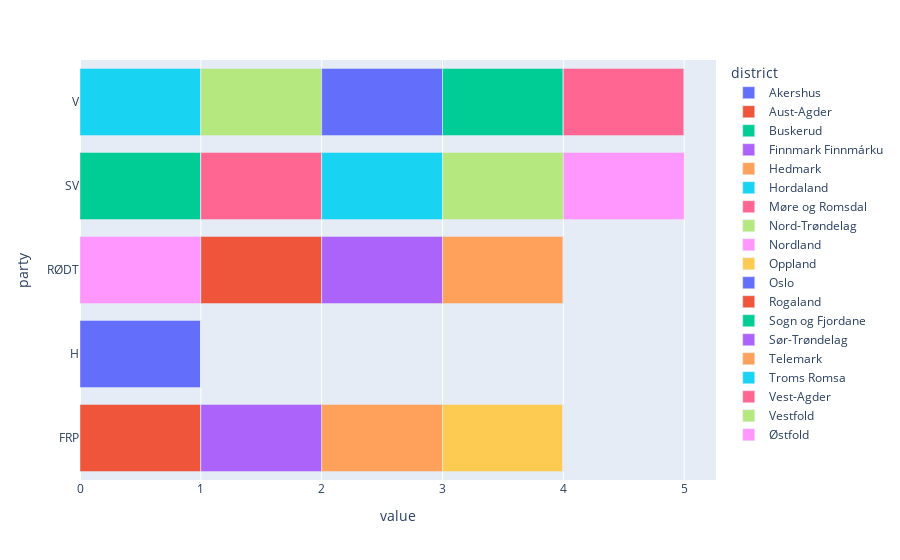

Notebook code for this chart:
### Code cell
px.bar(norway.leveling_seats.T, orientation="h")

### Figure 1 — Plotly figure (JSON) as saved in the notebook; plotly's stock layout.template omitted (floating-point values rounded to 4 significant figures)
{"data": [{"alignmentgroup": "True", "hovertemplate": "district=Akershus<br>value=%{x}<br>party=%{y}<extra></extra>", "legendgroup": "Akershus", "marker": {"color": "#636efa"}, "name": "Akershus", "offsetgroup": "Akershus", "orientation": "h", "showlegend": true, "textposition": "auto", "type": "bar", "x": [0, 1, 0, 0, 0], "xaxis": "x", "y": ["FRP", "H", "RØDT", "SV", "V"], "yaxis": "y"}, {"alignmentgroup": "True", "hovertemplate": "district=Aust-Agder<br>value=%{x}<br>party=%{y}<extra></extra>", "legendgroup": "Aust-Agder", "marker": {"color": "#EF553B"}, "name": "Aust-Agder", "offsetgroup": "Aust-Agder", "orientation": "h", "showlegend": true, "textposition": "auto", "type": "bar", "x": [1, 0, 0, 0, 0], "xaxis": "x", "y": ["FRP", "H", "RØDT", "SV", "V"], "yaxis": "y"}, {"alignmentgroup": "True", "hovertemplate": "district=Buskerud<br>value=%{x}<br>party=%{y}<extra></extra>", "legendgroup": "Buskerud", "marker": {"color": "#00cc96"}, "name": "Buskerud", "offsetgroup": "Buskerud", "orientation": "h", "showlegend": true, "textposition": "auto", "type": "bar", "x": [0, 0, 0, 1, 0], "xaxis": "x", "y": ["FRP", "H", "RØDT", "SV", "V"], "yaxis": "y"}, {"alignmentgroup": "True", "hovertemplate": "district=Finnmark Finnmárku<br>value=%{x}<br>party=%{y}<extra></extra>", "legendgroup": "Finnmark Finnmárku", "marker": {"color": "#ab63fa"}, "name": "Finnmark Finnmárku", "offsetgroup": "Finnmark Finnmárku", "orientation": "h", "showlegend": true, "textposition": "auto", "type": "bar", "x": [1, 0, 0, 0, 0], "xaxis": "x", "y": ["FRP", "H", "RØDT", "SV", "V"], "yaxis": "y"}, {"alignmentgroup": "True", "hovertemplate": "district=Hedmark<br>value=%{x}<br>party=%{y}<extra></extra>", "legendgroup": "Hedmark", "marker": {"color": "#FFA15A"}, "name": "Hedmark", "offsetgroup": "Hedmark", "orientation": "h", "showlegend": true, "textposition": "auto", "type": "bar", "x": [1, 0, 0, 0, 0], "xaxis": "x", "y": ["FRP", "H", "RØDT", "SV", "V"], "yaxis": "y"}, {"alignmentgroup": "True", "hovertemplate": "district=Hordaland<br>value=%{x}<br>party=%{y}<extra></extra>", "legendgroup": "Hordaland", "marker": {"color": "#19d3f3"}, "name": "Hordaland", "offsetgroup": "Hordaland", "orientation": "h", "showlegend": true, "textposition": "auto", "type": "bar", "x": [0, 0, 0, 0, 1], "xaxis": "x", "y": ["FRP", "H", "RØDT", "SV", "V"], "yaxis": "y"}, {"alignmentgroup": "True", "hovertemplate": "district=Møre og Romsdal<br>value=%{x}<br>party=%{y}<extra></extra>", "legendgroup": "Møre og Romsdal", "marker": {"color": "#FF6692"}, "name": "Møre og Romsdal", "offsetgroup": "Møre og Romsdal", "orientation": "h", "showlegend": true, "textposition": "auto", "type": "bar", "x": [0, 0, 0, 1, 0], "xaxis": "x", "y": ["FRP", "H", "RØDT", "SV", "V"], "yaxis": "y"}, {"alignmentgroup": "True", "hovertemplate": "district=Nord-Trøndelag<br>value=%{x}<br>party=%{y}<extra></extra>", "legendgroup": "Nord-Trøndelag", "marker": {"color": "#B6E880"}, "name": "Nord-Trøndelag", "offsetgroup": "Nord-Trøndelag", "orientation": "h", "showlegend": true, "textposition": "auto", "type": "bar", "x": [0, 0, 0, 0, 1], "xaxis": "x", "y": ["FRP", "H", "RØDT", "SV", "V"], "yaxis": "y"}, {"alignmentgroup": "True", "hovertemplate": "district=Nordland<br>value=%{x}<br>party=%{y}<extra></extra>", "legendgroup": "Nordland", "marker": {"color": "#FF97FF"}, "name": "Nordland", "offsetgroup": "Nordland", "orientation": "h", "showlegend": true, "textposition": "auto", "type": "bar", "x": [0, 0, 1, 0, 0], "xaxis": "x", "y": ["FRP", "H", "RØDT", "SV", "V"], "yaxis": "y"}, {"alignmentgroup": "True", "hovertemplate": "district=Oppland<br>value=%{x}<br>party=%{y}<extra></extra>", "legendgroup": "Oppland", "marker": {"color": "#FECB52"}, "name": "Oppland", "offsetgroup": "Oppland", "orientation": "h", "showlegend": true, "textposition": "auto", "type": "bar", "x": [1, 0, 0, 0, 0], "xaxis": "x", "y": ["FRP", "H", "RØDT", "SV", "V"], "yaxis": "y"}, {"alignmentgroup": "True", "hovertemplate": "district=Oslo<br>value=%{x}<br>party=%{y}<extra></extra>", "legendgroup": "Oslo", "marker": {"color": "#636efa"}, "name": "Oslo", "offsetgroup": "Oslo", "orientation": "h", "showlegend": true, "textposition": "auto", "type": "bar", "x": [0, 0, 0, 0, 1], "xaxis": "x", "y": ["FRP", "H", "RØDT", "SV", "V"], "yaxis": "y"}, {"alignmentgroup": "True", "hovertemplate": "district=Rogaland<br>value=%{x}<br>party=%{y}<extra></extra>", "legendgroup": "Rogaland", "marker": {"color": "#EF553B"}, "name": "Rogaland", "offsetgroup": "Rogaland", "orientation": "h", "showlegend": true, "textposition": "auto", "type": "bar", "x": [0, 0, 1, 0, 0], "xaxis": "x", "y": ["FRP", "H", "RØDT", "SV", "V"], "yaxis": "y"}, {"alignmentgroup": "True", "hovertemplate": "district=Sogn og Fjordane<br>value=%{x}<br>party=%{y}<extra></extra>", "legendgroup": "Sogn og Fjordane", "marker": {"color": "#00cc96"}, "name": "Sogn og Fjordane", "offsetgroup": "Sogn og Fjordane", "orientation": "h", "showlegend": true, "textposition": "auto", "type": "bar", "x": [0, 0, 0, 0, 1], "xaxis": "x", "y": ["FRP", "H", "RØDT", "SV", "V"], "yaxis": "y"}, {"alignmentgroup": "True", "hovertemplate": "district=Sør-Trøndelag<br>value=%{x}<br>party=%{y}<extra></extra>", "legendgroup": "Sør-Trøndelag", "marker": {"color": "#ab63fa"}, "name": "Sør-Trøndelag", "offsetgroup": "Sør-Trøndelag", "orientation": "h", "showlegend": true, "textposition": "auto", "type": "bar", "x": [0, 0, 1, 0, 0], "xaxis": "x", "y": ["FRP", "H", "RØDT", "SV", "V"], "yaxis": "y"}, {"alignmentgroup": "True", "hovertemplate": "district=Telemark<br>value=%{x}<br>party=%{y}<extra></extra>", "legendgroup": "Telemark", "marker": {"color": "#FFA15A"}, "name": "Telemark", "offsetgroup": "Telemark", "orientation": "h", "showlegend": true, "textposition": "auto", "type": "bar", "x": [0, 0, 1, 0, 0], "xaxis": "x", "y": ["FRP", "H", "RØDT", "SV", "V"], "yaxis": "y"}, {"alignmentgroup": "True", "hovertemplate": "district=Troms Romsa<br>value=%{x}<br>party=%{y}<extra></extra>", "legendgroup": "Troms Romsa", "marker": {"color": "#19d3f3"}, "name": "Troms Romsa", "offsetgroup": "Troms Romsa", "orientation": "h", "showlegend": true, "textposition": "auto", "type": "bar", "x": [0, 0, 0, 1, 0], "xaxis": "x", "y": ["FRP", "H", "RØDT", "SV", "V"], "yaxis": "y"}, {"alignmentgroup": "True", "hovertemplate": "district=Vest-Agder<br>value=%{x}<br>party=%{y}<extra></extra>", "legendgroup": "Vest-Agder", "marker": {"color": "#FF6692"}, "name": "Vest-Agder", "offsetgroup": "Vest-Agder", "orientation": "h", "showlegend": true, "textposition": "auto", "type": "bar", "x": [0, 0, 0, 0, 1], "xaxis": "x", "y": ["FRP", "H", "RØDT", "SV", "V"], "yaxis": "y"}, {"alignmentgroup": "True", "hovertemplate": "district=Vestfold<br>value=%{x}<br>party=%{y}<extra></extra>", "legendgroup": "Vestfold", "marker": {"color": "#B6E880"}, "name": "Vestfold", "offsetgroup": "Vestfold", "orientation": "h", "showlegend": true, "textposition": "auto", "type": "bar", "x": [0, 0, 0, 1, 0], "xaxis": "x", "y": ["FRP", "H", "RØDT", "SV", "V"], "yaxis": "y"}, {"alignmentgroup": "True", "hovertemplate": "district=Østfold<br>value=%{x}<br>party=%{y}<extra></extra>", "legendgroup": "Østfold", "marker": {"color": "#FF97FF"}, "name": "Østfold", "offsetgroup": "Østfold", "orientation": "h", "showlegend": true, "textposition": "auto", "type": "bar", "x": [0, 0, 0, 1, 0], "xaxis": "x", "y": ["FRP", "H", "RØDT", "SV", "V"], "yaxis": "y"}], "layout": {"barmode": "relative", "legend": {"title": {"text": "district"}, "tracegroupgap": 0}, "margin": {"t": 60}, "xaxis": {"anchor": "y", "domain": [0, 1], "title": {"text": "value"}}, "yaxis": {"anchor": "x", "domain": [0, 1], "title": {"text": "party"}}}}
